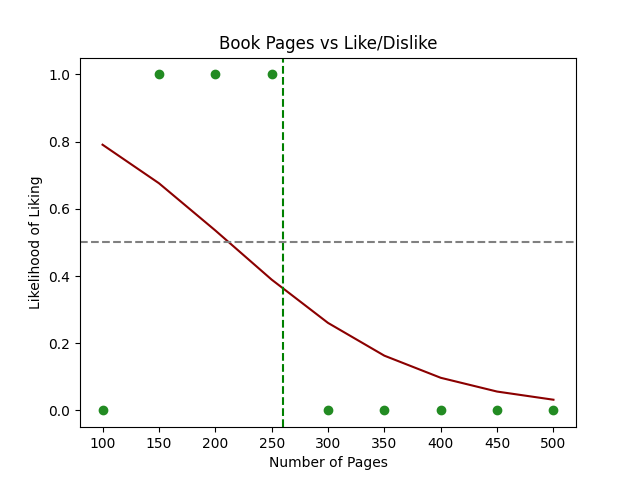

Reproduce this figure in Python.
import numpy as np
import matplotlib.pyplot as plt
from sklearn.linear_model import LogisticRegression
from sklearn.metrics import accuracy_score

# Sample Data
pages = np.array([100, 150, 200, 250, 300, 350, 400, 450, 500]).reshape(-1, 1)
likes = np.array([0, 1, 1, 1, 0, 0, 0, 0, 0])  # 1: Like, 0: Dislike

# Creating a Logistic Regression Model
model = LogisticRegression()

# Training the Model
model.fit(pages, likes)

# Predictions
predict_book_pages = 260
predicted_like = model.predict([[predict_book_pages]])

# Plotting
plt.scatter(pages, likes, color='forestgreen')
plt.plot(pages, model.predict_proba(pages)[:, 1], color='darkred')
plt.title('Book Pages vs Like/Dislike')
plt.xlabel('Number of Pages')
plt.ylabel('Likelihood of Liking')
plt.axvline(x=predict_book_pages, color='green', linestyle='--')
plt.axhline(y=0.5, color='grey', linestyle='--')
plt.show()

# Displaying Prediction
print(f"Jenny will {'like' if predicted_like[0] == 1 else 'not like'} a book of {predict_book_pages} pages.")
